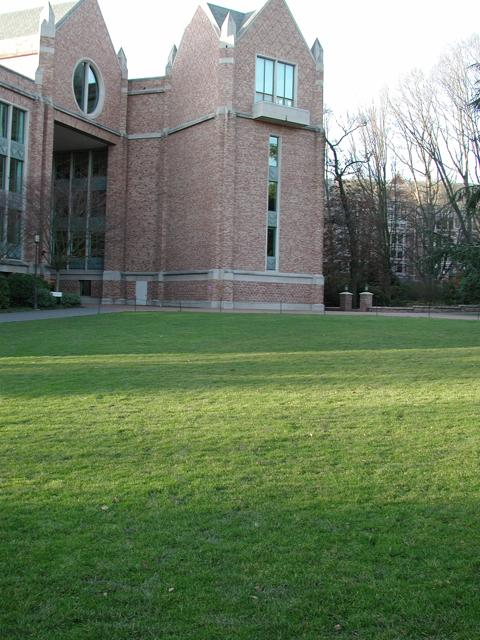
#> input picture Image Stitching/assets/campus/campus1.jpg, 480 x 640 px
$ python stitcher.py
#> lines starting #> are read from the running program, lines starting #| are printed output that depends on the picture; after the words box and inside, x2 and y2 are one past the last pixel; in counts of white or black regions, pixels touching at a corner belong together
import cv2
import numpy as np
import matplotlib.pyplot as plt
import imutils

def histeq(img):
    R, G, B = cv2.split(img)

    output1_R = cv2.equalizeHist(R)
    output1_G = cv2.equalizeHist(G)
    output1_B = cv2.equalizeHist(B)

    equ = cv2.merge((output1_R, output1_G, output1_B))

    return equ

feature_extractor = 'orb'
feature_matching = 'bf'

train_img = cv2.imread('assets/campus/campus1.jpg')
#> train_img is the input picture: shape (640, 480, 3); mean B, G, R 100, 126.7, 111.3
train_img = histeq(train_img)
train_img_gray = cv2.cvtColor(train_img, cv2.COLOR_BGR2GRAY)

query_img = cv2.imread('assets/campus/campus2.jpg')
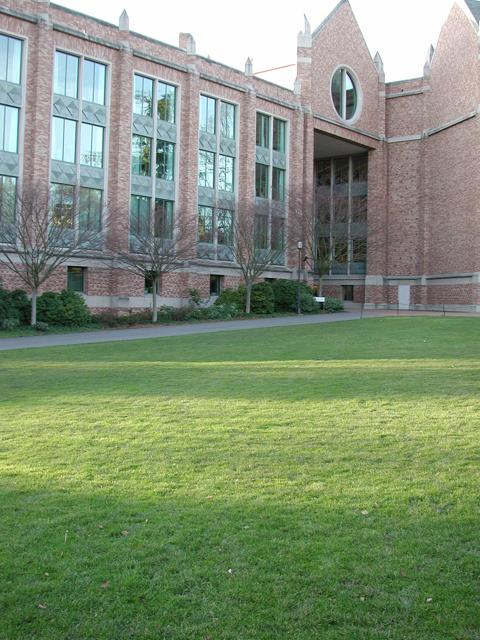
#> input picture Image Stitching/assets/campus/campus2.jpg, 480 x 640 px
#> query_img is the input picture: shape (640, 480, 3); mean B, G, R 116.2, 144.1, 127.7
query_img = histeq(query_img)
#> in histeq (call 2), `equ = cv2.merge((output1_R, output1_G, output1_B))`:
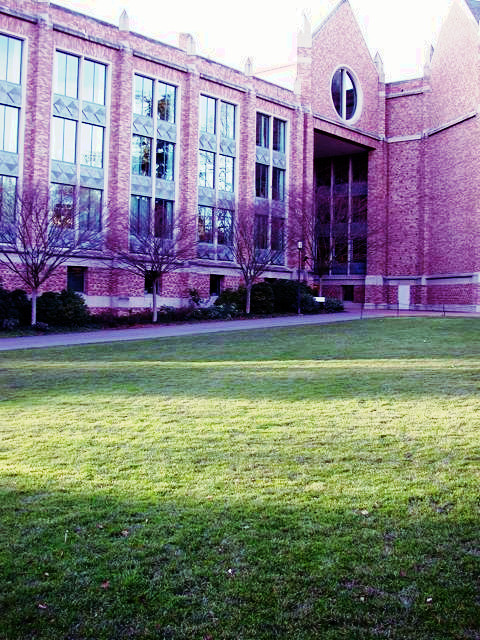
#> equ: shape (640, 480, 3); mean B, G, R 128.4, 128.6, 128.4
query_img_gray = cv2.cvtColor(query_img, cv2.COLOR_BGR2GRAY)
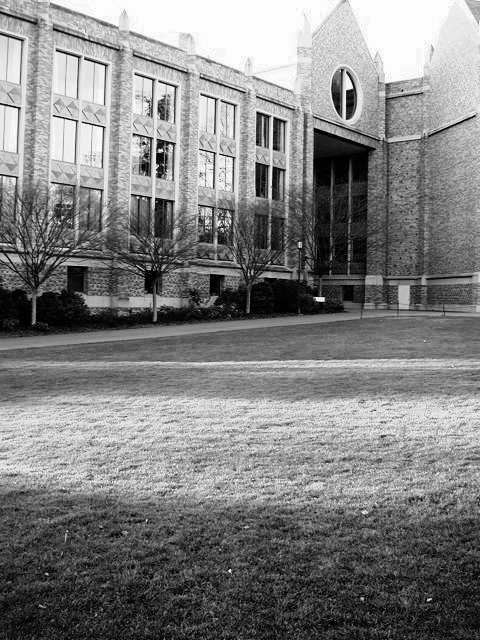
#> query_img_gray: shape (640, 480); min 0, max 255, mean 128.5

fig, (ax1, ax2) = plt.subplots(nrows=1, ncols=2, constrained_layout = False, figsize = (16,9))
ax1.imshow(query_img, cmap="gray")
ax1.set_xlabel("Query Image", fontsize=14)
ax2.imshow(train_img, cmap="gray")
ax2.set_xlabel("Train Image", fontsize=14)

plt.show()
#> figure, not shown here; B, G, R data is drawn as R, G, B

def Detect(image, method=None):
#> called with method = 'orb'
    descriptor = cv2.ORB_create()
    (kps, features) = descriptor.detectAndCompute(image, None)
#> kps = 500 keypoints; strongest (x, y, size): (339, 172, 31), (94, 81, 31), (60, 293, 31), (334, 166, 31)

    return (kps, features)

kps1, features1 = Detect(train_img_gray, method = feature_extractor)
#> kps1 has the same summary as kps in Detect
kps2, features2 = Detect(query_img_gray, method = feature_extractor)
#> in Detect (call 2), `(kps, features) = descriptor.detectAndCompute(image, None)`: kps = 500 keypoints; strongest (x, y, size): (160, 150, 37.2), (213, 100, 31), (323, 300, 31), (323, 298, 31)
#> kps2 has the same summary as kps in Detect

fig, (ax1, ax2) = plt.subplots(nrows=1, ncols=2, figsize=(20,8), constrained_layout=False)
ax1.imshow(cv2.drawKeypoints(train_img_gray, kps1, None, color=(0,255,0)))
ax1.set_xlabel("1", fontsize = 14)
ax2.imshow(cv2.drawKeypoints(query_img_gray, kps2, None, color=(0,255,0)))
ax2.set_xlabel("2", fontsize = 14)

plt.show()
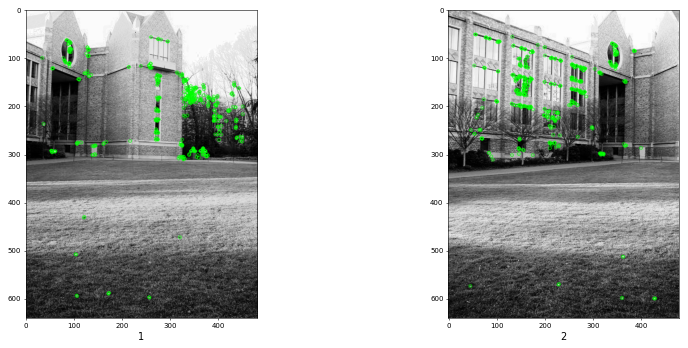
#> figure drawn by matplotlib, 2 panels

def Match(method, crossCheck):
    bf = cv2.BFMatcher(cv2.NORM_HAMMING, crossCheck=crossCheck)
    return bf

def MatchPoints(features1, features2, method):
#> called with method = 'orb'
    bf = Match(method, crossCheck = True)
    best_matches = bf.match(features1, features2)
#> best_matches = 157 matches

    rawMatches = sorted(best_matches, key = lambda x:x.distance)
#> rawMatches = 157 matches
    print("Raw matches (Brute force):", len(rawMatches))
#| Raw matches (Brute force): 157

    return rawMatches

fig = plt.figure(figsize = (20,8))
matches = MatchPoints(features1, features2, method = feature_extractor)
#> matches = 157 matches
img3 = cv2.drawMatches(train_img, kps1, query_img, kps2, matches[:100], None, flags = cv2.DrawMatchesFlags_NOT_DRAW_SINGLE_POINTS)
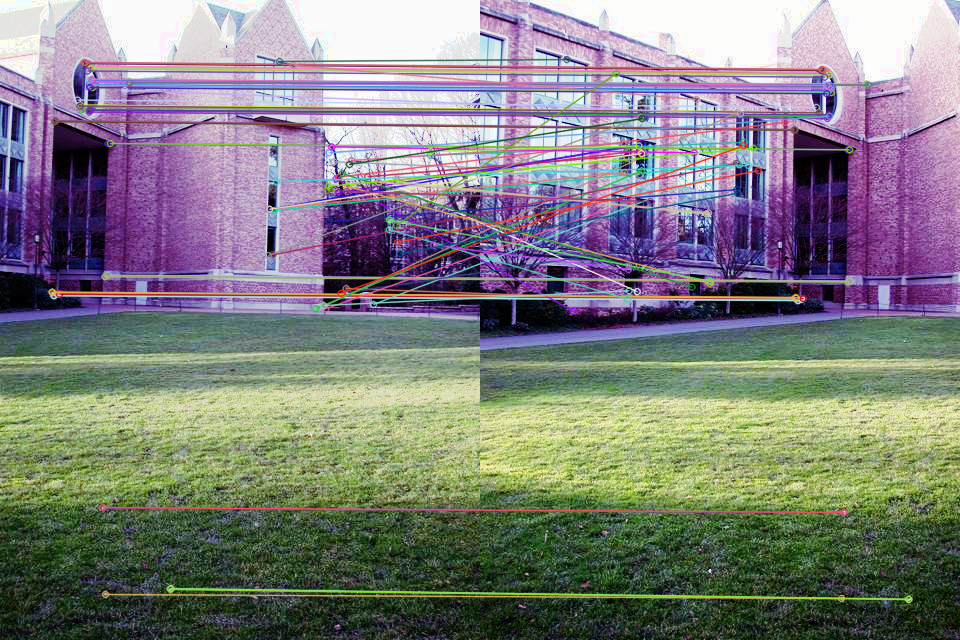
#> img3: shape (640, 960, 3); mean B, G, R 125.8, 127.3, 128

plt.imshow(img3)
plt.show()

def Homography(kps1, kps2, features1, features2, matches, reprojThresh):
#> called with reprojThresh = 4
    kps1 = np.float32([kp.pt for kp in kps1])
#> kps1 = 500 pairs, first value 33 to 448, second value 56 to 597
    kps2 = np.float32([kp.pt for kp in kps2])
#> kps2 = 500 pairs, first value 46 to 430, second value 50 to 599

    if len(matches) > 4:
        ptsA = np.float32([kps1[m.queryIdx] for m in matches])
#> ptsA = 157 pairs, first value 33 to 443, second value 60 to 594
        ptsB = np.float32([kps2[m.trainIdx] for m in matches])
#> ptsB = 157 pairs, first value 47 to 428.4, second value 50.4 to 599

        (H, status) = cv2.findHomography(ptsA, ptsB, cv2.RANSAC,
            reprojThresh)
#> H = [[0.796, 0.0308, 259.7], [-0.123, 0.964, 16.86], [-0.000459, 2.1e-05, 1]]; status = 157 values, max 1 at index 0, min 0 at index 22, mean 0.318

        return (matches, H, status)
    else:
        return None

M = Homography(kps1, kps2, features1, features2, matches, reprojThresh=4)
#> M = 3 matches
if M is None:
    print("Error!")
(matches, H, status) = M
print(H)
#| [[ 7.96037030e-01  3.08188162e-02  2.59698982e+02]
#|  [-1.23224876e-01  9.63562036e-01  1.68595611e+01]
#|  [-4.58774117e-04  2.10311965e-05  1.00000000e+00]]

width = train_img.shape[1] + query_img.shape[1]
#> width = 960
height = train_img.shape[0] + query_img.shape[0]
#> height = 1280

result = cv2.warpPerspective(train_img, H, (width, height))
result[0:query_img.shape[0], 0:query_img.shape[1]] = query_img

plt.figure(figsize=(20,10))
plt.imshow(result)

plt.axis('off')
plt.show()

gray = cv2.cvtColor(result, cv2.COLOR_BGR2GRAY)
thresh = cv2.threshold(gray, 0, 255, cv2.THRESH_BINARY)[1]
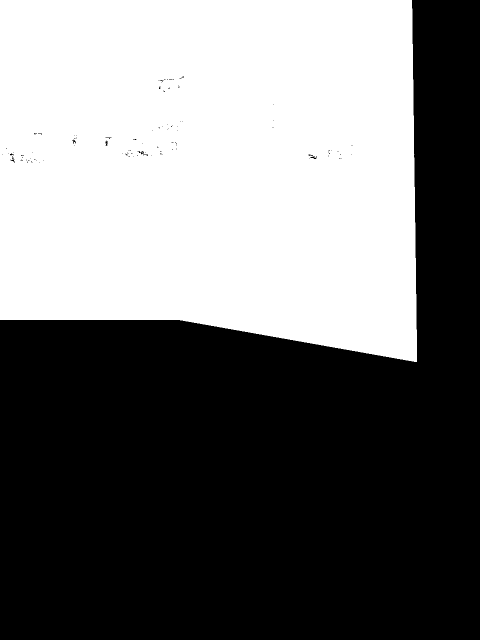
#> thresh: shape (1280, 960) (shown at 1/2 size); 44.8% white; 1 white region

cnts = cv2.findContours(thresh.copy(), cv2.RETR_EXTERNAL, cv2.CHAIN_APPROX_SIMPLE)
#> cnts = 1 contour; box (x1, y1, x2, y2) and area: (0, 0, 834, 724) 548998
cnts = imutils.grab_contours(cnts)

c = max(cnts, key = cv2.contourArea)
#> c = contour of 195 points, box (x1, y1, x2, y2) (0, 0, 834, 724), area 548998
(x,y,w,h) = cv2.boundingRect(c)
#> x = 0; y = 0; w = 834; h = 724

result = result[y:y+h, x:x+w]
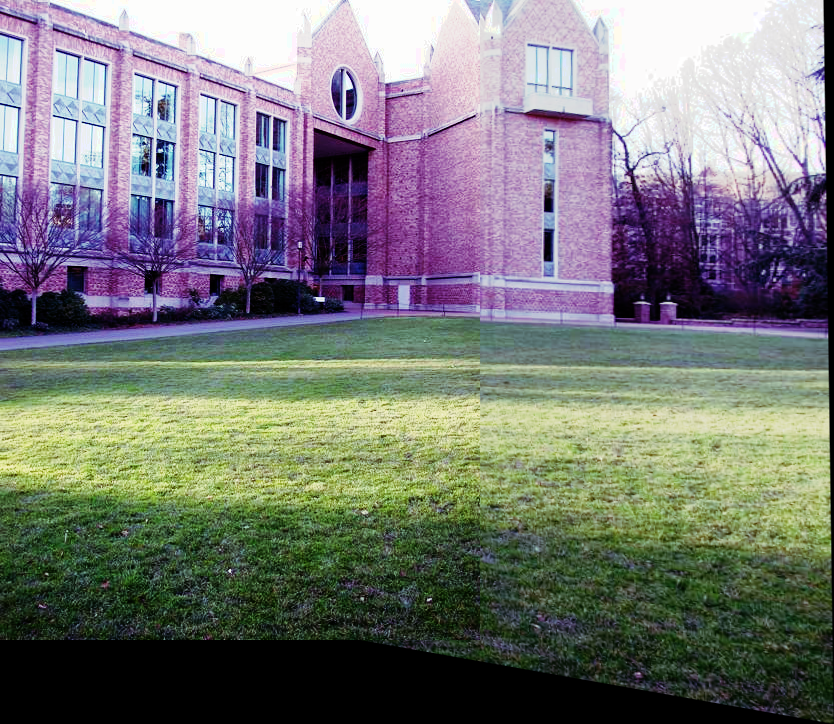
#> result: shape (724, 834, 3); mean B, G, R 118.4, 120.3, 119.2

plt.figure(figsize=(20,10))
plt.imshow(result)
plt.axis('off')
plt.show()

cv2.imwrite('assets/campus/output.jpg', result)
